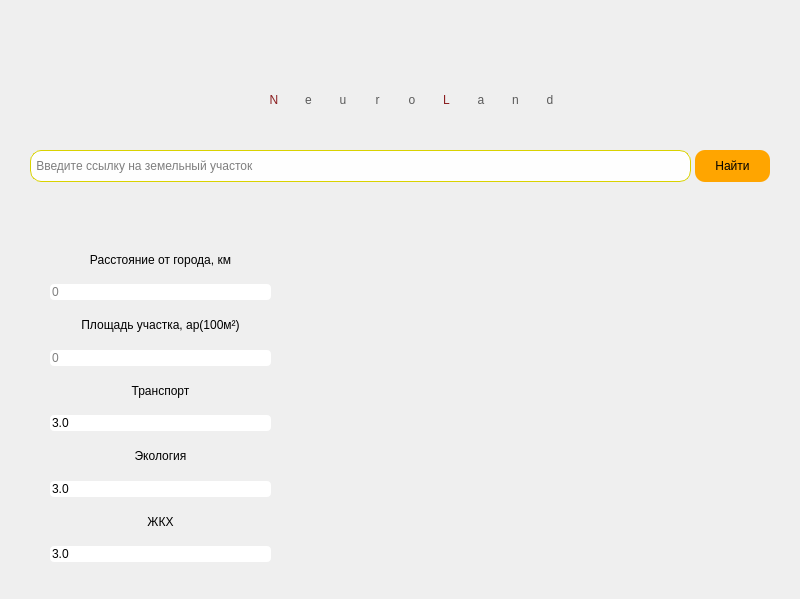
<?xml version="1.0" encoding="UTF-8"?>
<ui version="4.0">
 <class>MainWindow</class>
 <widget class="QMainWindow" name="MainWindow">
  <property name="geometry">
   <rect>
    <x>0</x>
    <y>0</y>
    <width>800</width>
    <height>599</height>
   </rect>
  </property>
  <property name="cursor">
   <cursorShape>ArrowCursor</cursorShape>
  </property>
  <property name="contextMenuPolicy">
   <enum>Qt::DefaultContextMenu</enum>
  </property>
  <property name="acceptDrops">
   <bool>false</bool>
  </property>
  <property name="windowTitle">
   <string>MainWindow</string>
  </property>
  <property name="windowOpacity">
   <double>1.000000000000000</double>
  </property>
  <property name="autoFillBackground">
   <bool>false</bool>
  </property>
  <property name="styleSheet">
   <string notr="true">QMainWindow{
	background-image: url(&quot;C:/Users/isupo/Google Диск/Programming/Python Programming/Python Data Science/NeuroLand/ui/f3.jpg&quot;);
}</string>
  </property>
  <property name="unifiedTitleAndToolBarOnMac">
   <bool>false</bool>
  </property>
  <widget class="QWidget" name="centralwidget">
   <widget class="QLineEdit" name="lineEdit">
    <property name="geometry">
     <rect>
      <x>30</x>
      <y>150</y>
      <width>661</width>
      <height>32</height>
     </rect>
    </property>
    <property name="cursor">
     <cursorShape>IBeamCursor</cursorShape>
    </property>
    <property name="toolTip">
     <string/>
    </property>
    <property name="styleSheet">
     <string notr="true">background-color: rgba(255, 255, 255, 0.95);
font: 75 11pt &quot;MS Shell Dlg 2&quot;;
border-radius: 11px;
border: 1px solid rgb(217, 210, 0);
</string>
    </property>
    <property name="inputMask">
     <string/>
    </property>
    <property name="text">
     <string/>
    </property>
    <property name="frame">
     <bool>false</bool>
    </property>
    <property name="cursorPosition">
     <number>0</number>
    </property>
    <property name="alignment">
     <set>Qt::AlignLeading|Qt::AlignLeft|Qt::AlignVCenter</set>
    </property>
    <property name="placeholderText">
     <string> Введите ссылку на земельный участок</string>
    </property>
    <property name="cursorMoveStyle">
     <enum>Qt::LogicalMoveStyle</enum>
    </property>
    <property name="clearButtonEnabled">
     <bool>true</bool>
    </property>
   </widget>
   <widget class="QLabel" name="label_6">
    <property name="geometry">
     <rect>
      <x>350</x>
      <y>240</y>
      <width>91</width>
      <height>101</height>
     </rect>
    </property>
    <property name="styleSheet">
     <string notr="true">font: 75 25pt &quot;MS Shell Dlg 2&quot;;
color: white;</string>
    </property>
    <property name="text">
     <string/>
    </property>
    <property name="alignment">
     <set>Qt::AlignCenter</set>
    </property>
   </widget>
   <widget class="QWidget" name="verticalLayoutWidget">
    <property name="geometry">
     <rect>
      <x>50</x>
      <y>241</y>
      <width>221</width>
      <height>321</height>
     </rect>
    </property>
    <layout class="QVBoxLayout" name="verticalLayout">
     <item>
      <widget class="QLabel" name="label">
       <property name="styleSheet">
        <string notr="true">font: 75 12pt &quot;MS Shell Dlg 2&quot;;</string>
       </property>
       <property name="text">
        <string>Расстояние от города, км</string>
       </property>
       <property name="alignment">
        <set>Qt::AlignCenter</set>
       </property>
      </widget>
     </item>
     <item>
      <widget class="QLineEdit" name="lineEdit_3">
       <property name="styleSheet">
        <string notr="true">font: 12pt &quot;MS Shell Dlg 2&quot;;
border-radius: 4px;</string>
       </property>
       <property name="placeholderText">
        <string>0</string>
       </property>
      </widget>
     </item>
     <item>
      <widget class="QLabel" name="label_2">
       <property name="styleSheet">
        <string notr="true">font: 75 12pt &quot;MS Shell Dlg 2&quot;;</string>
       </property>
       <property name="text">
        <string>Площадь участка, ар(100м²)</string>
       </property>
       <property name="alignment">
        <set>Qt::AlignCenter</set>
       </property>
      </widget>
     </item>
     <item>
      <widget class="QLineEdit" name="lineEdit_4">
       <property name="styleSheet">
        <string notr="true">font: 12pt &quot;MS Shell Dlg 2&quot;;
border-radius: 4px;</string>
       </property>
       <property name="placeholderText">
        <string>0</string>
       </property>
      </widget>
     </item>
     <item>
      <widget class="QLabel" name="label_3">
       <property name="toolTip">
        <string/>
       </property>
       <property name="styleSheet">
        <string notr="true">font: 75 12pt &quot;MS Shell Dlg 2&quot;;
label-&gt;setToolTip (&quot;Подсказка&quot;);</string>
       </property>
       <property name="text">
        <string>Транспорт</string>
       </property>
       <property name="alignment">
        <set>Qt::AlignCenter</set>
       </property>
      </widget>
     </item>
     <item>
      <widget class="QDoubleSpinBox" name="doubleSpinBox_1">
       <property name="focusPolicy">
        <enum>Qt::WheelFocus</enum>
       </property>
       <property name="styleSheet">
        <string notr="true">font: 12pt &quot;MS Shell Dlg 2&quot;;
border-radius: 4px;</string>
       </property>
       <property name="buttonSymbols">
        <enum>QAbstractSpinBox::NoButtons</enum>
       </property>
       <property name="decimals">
        <number>1</number>
       </property>
       <property name="minimum">
        <double>1.000000000000000</double>
       </property>
       <property name="maximum">
        <double>5.000000000000000</double>
       </property>
       <property name="singleStep">
        <double>0.100000000000000</double>
       </property>
       <property name="value">
        <double>3.000000000000000</double>
       </property>
      </widget>
     </item>
     <item>
      <widget class="QLabel" name="label_4">
       <property name="styleSheet">
        <string notr="true">font: 75 12pt &quot;MS Shell Dlg 2&quot;;</string>
       </property>
       <property name="text">
        <string>Экология</string>
       </property>
       <property name="alignment">
        <set>Qt::AlignCenter</set>
       </property>
      </widget>
     </item>
     <item>
      <widget class="QDoubleSpinBox" name="doubleSpinBox_2">
       <property name="styleSheet">
        <string notr="true">font: 12pt &quot;MS Shell Dlg 2&quot;;
border-radius: 4px;</string>
       </property>
       <property name="buttonSymbols">
        <enum>QAbstractSpinBox::NoButtons</enum>
       </property>
       <property name="decimals">
        <number>1</number>
       </property>
       <property name="minimum">
        <double>1.000000000000000</double>
       </property>
       <property name="maximum">
        <double>5.000000000000000</double>
       </property>
       <property name="singleStep">
        <double>0.100000000000000</double>
       </property>
       <property name="value">
        <double>3.000000000000000</double>
       </property>
      </widget>
     </item>
     <item>
      <widget class="QLabel" name="label_5">
       <property name="styleSheet">
        <string notr="true">font: 75 12pt &quot;MS Shell Dlg 2&quot;;</string>
       </property>
       <property name="text">
        <string>ЖКХ</string>
       </property>
       <property name="alignment">
        <set>Qt::AlignCenter</set>
       </property>
      </widget>
     </item>
     <item>
      <widget class="QDoubleSpinBox" name="doubleSpinBox_3">
       <property name="styleSheet">
        <string notr="true">font: 12pt &quot;MS Shell Dlg 2&quot;;
border-radius: 4px;</string>
       </property>
       <property name="buttonSymbols">
        <enum>QAbstractSpinBox::NoButtons</enum>
       </property>
       <property name="decimals">
        <number>1</number>
       </property>
       <property name="minimum">
        <double>1.000000000000000</double>
       </property>
       <property name="maximum">
        <double>5.000000000000000</double>
       </property>
       <property name="singleStep">
        <double>0.100000000000000</double>
       </property>
       <property name="value">
        <double>3.000000000000000</double>
       </property>
      </widget>
     </item>
    </layout>
   </widget>
   <widget class="QLabel" name="label_8">
    <property name="geometry">
     <rect>
      <x>20</x>
      <y>405</y>
      <width>31</width>
      <height>31</height>
     </rect>
    </property>
    <property name="toolTip">
     <string>&lt;html&gt;&lt;head/&gt;&lt;body&gt;&lt;p&gt;&lt;span style=&quot; font-family:'JetBrains Mono';&quot;&gt;1. Отсутствие общественного транспорта и удаленность от шоссе&lt;br/&gt;2. Непосредсвтенная близость к автомагистрали&lt;br/&gt;3. Наличие остановок общественного транспорта, транпорт ходит в интервале 1 часа&lt;br/&gt;4. Есть все виды транспорта, приезжающих в интервале 15 минут&lt;br/&gt;5. Наличие всех видов транспорта, приезжающих в интервале 5 и менее минут&lt;/span&gt;&lt;/p&gt;&lt;/body&gt;&lt;/html&gt;</string>
    </property>
    <property name="toolTipDuration">
     <number>-1</number>
    </property>
    <property name="styleSheet">
     <string notr="true"/>
    </property>
    <property name="text">
     <string/>
    </property>
    <property name="pixmap">
     <pixmap>qq.png</pixmap>
    </property>
   </widget>
   <widget class="QLabel" name="label_9">
    <property name="geometry">
     <rect>
      <x>20</x>
      <y>474</y>
      <width>31</width>
      <height>21</height>
     </rect>
    </property>
    <property name="toolTip">
     <string>&lt;html&gt;&lt;head/&gt;&lt;body&gt;&lt;p&gt;&lt;span style=&quot; font-family:'JetBrains Mono';&quot;&gt;1. Загрязнённая местность, близость к заводам или к ЭС&lt;br/&gt;2. Наличие субботников, близоть к лесу&lt;br/&gt;3. Небольшое количество загрязнённых участков, наличие мусорных баков&lt;br/&gt;4. Территория не загрязнена, наличие дворников&lt;br/&gt;5. Чистая территория, удалённость от заводов и ЭС, большое количество деревьев и растений&lt;/span&gt;&lt;/p&gt;&lt;/body&gt;&lt;/html&gt;</string>
    </property>
    <property name="styleSheet">
     <string notr="true"/>
    </property>
    <property name="text">
     <string/>
    </property>
    <property name="pixmap">
     <pixmap>qq.png</pixmap>
    </property>
   </widget>
   <widget class="QLabel" name="label_10">
    <property name="geometry">
     <rect>
      <x>20</x>
      <y>540</y>
      <width>31</width>
      <height>21</height>
     </rect>
    </property>
    <property name="toolTip">
     <string>&lt;html&gt;&lt;head/&gt;&lt;body&gt;&lt;p&gt;&lt;span style=&quot; font-family:'JetBrains Mono';&quot;&gt;1. Отсутствие коммуникации&lt;br/&gt;2. Наличие холодной, горячей воды, газа, происходят частые перебои работы (нав ремя отключается горячая вода)&lt;br/&gt;3. Наличие холодной, горячей воды, газа, происходят частые перебои работы, но есть быстрый отклик работников на поломки&lt;br/&gt;4. Присутствует обычные услуги ЖКХ, по типу, уборка двора и его ремонт, наличие мусорных баков, мусоровоза и т.д. &lt;br/&gt;5. Присутствуют все необходимые удобства: происходят собрания жильцов домов, дворники, присутсвует быстрый отклик на поломки и т.д.&lt;/span&gt;&lt;/p&gt;&lt;/body&gt;&lt;/html&gt;</string>
    </property>
    <property name="styleSheet">
     <string notr="true"/>
    </property>
    <property name="text">
     <string/>
    </property>
    <property name="pixmap">
     <pixmap>qq.png</pixmap>
    </property>
   </widget>
   <widget class="QWidget" name="horizontalLayoutWidget">
    <property name="geometry">
     <rect>
      <x>260</x>
      <y>60</y>
      <width>304</width>
      <height>80</height>
     </rect>
    </property>
    <layout class="QHBoxLayout" name="horizontalLayout">
     <item>
      <widget class="QLabel" name="label_11">
       <property name="styleSheet">
        <string notr="true">font: 75 40pt &quot;MS Shell Dlg 2&quot;;
color: rgb(139, 30, 32);</string>
       </property>
       <property name="text">
        <string>N</string>
       </property>
       <property name="alignment">
        <set>Qt::AlignCenter</set>
       </property>
      </widget>
     </item>
     <item>
      <widget class="QLabel" name="label_12">
       <property name="styleSheet">
        <string notr="true">font: 75 40pt &quot;MS Shell Dlg 2&quot;;
color: rgb(90, 90, 90);</string>
       </property>
       <property name="text">
        <string>e</string>
       </property>
       <property name="alignment">
        <set>Qt::AlignCenter</set>
       </property>
      </widget>
     </item>
     <item>
      <widget class="QLabel" name="label_13">
       <property name="styleSheet">
        <string notr="true">font: 75 40pt &quot;MS Shell Dlg 2&quot;;
color: rgb(90, 90, 90);</string>
       </property>
       <property name="text">
        <string>u</string>
       </property>
       <property name="alignment">
        <set>Qt::AlignCenter</set>
       </property>
      </widget>
     </item>
     <item>
      <widget class="QLabel" name="label_14">
       <property name="styleSheet">
        <string notr="true">font: 75 40pt &quot;MS Shell Dlg 2&quot;;
color: rgb(90, 90, 90);</string>
       </property>
       <property name="text">
        <string>r</string>
       </property>
       <property name="alignment">
        <set>Qt::AlignCenter</set>
       </property>
      </widget>
     </item>
     <item>
      <widget class="QLabel" name="label_15">
       <property name="styleSheet">
        <string notr="true">font: 75 40pt &quot;MS Shell Dlg 2&quot;;
color: rgb(90, 90, 90);</string>
       </property>
       <property name="text">
        <string>o</string>
       </property>
       <property name="alignment">
        <set>Qt::AlignCenter</set>
       </property>
      </widget>
     </item>
     <item>
      <widget class="QLabel" name="label_16">
       <property name="styleSheet">
        <string notr="true">font: 75 40pt &quot;MS Shell Dlg 2&quot;;
color: rgb(139, 30, 32);</string>
       </property>
       <property name="text">
        <string>L</string>
       </property>
       <property name="alignment">
        <set>Qt::AlignCenter</set>
       </property>
      </widget>
     </item>
     <item>
      <widget class="QLabel" name="label_17">
       <property name="styleSheet">
        <string notr="true">font: 75 40pt &quot;MS Shell Dlg 2&quot;;
color: rgb(90, 90, 90);</string>
       </property>
       <property name="text">
        <string>a</string>
       </property>
       <property name="alignment">
        <set>Qt::AlignCenter</set>
       </property>
      </widget>
     </item>
     <item>
      <widget class="QLabel" name="label_18">
       <property name="styleSheet">
        <string notr="true">font: 75 40pt &quot;MS Shell Dlg 2&quot;;
color: rgb(90, 90, 90);</string>
       </property>
       <property name="text">
        <string>n</string>
       </property>
       <property name="alignment">
        <set>Qt::AlignCenter</set>
       </property>
      </widget>
     </item>
     <item>
      <widget class="QLabel" name="label_19">
       <property name="styleSheet">
        <string notr="true">font: 75 40pt &quot;MS Shell Dlg 2&quot;;
color: rgb(90, 90, 90);</string>
       </property>
       <property name="text">
        <string>d</string>
       </property>
       <property name="alignment">
        <set>Qt::AlignCenter</set>
       </property>
      </widget>
     </item>
    </layout>
   </widget>
   <widget class="QPushButton" name="find_button">
    <property name="geometry">
     <rect>
      <x>695</x>
      <y>150</y>
      <width>75</width>
      <height>32</height>
     </rect>
    </property>
    <property name="styleSheet">
     <string notr="true">QPushButton{
	background-color: orange;
	border-radius: 10px;
	font: 75 13pt &quot;MS Shell Dlg 2&quot;;
}
QPushButton:hover{
	background-color: #f90;
}
QPushButton:pressed{
	background-color: #ed9121;
}
</string>
    </property>
    <property name="text">
     <string>Найти</string>
    </property>
   </widget>
   <widget class="QLabel" name="result">
    <property name="geometry">
     <rect>
      <x>450</x>
      <y>240</y>
      <width>341</width>
      <height>101</height>
     </rect>
    </property>
    <property name="styleSheet">
     <string notr="true">font: 100 44pt &quot;MS Shell Dlg 2&quot;;
background-color: rgba(0, 0, 0, 0);
color: white;</string>
    </property>
    <property name="text">
     <string/>
    </property>
    <property name="alignment">
     <set>Qt::AlignLeading|Qt::AlignLeft|Qt::AlignVCenter</set>
    </property>
   </widget>
   <widget class="QLabel" name="website_cost">
    <property name="geometry">
     <rect>
      <x>350</x>
      <y>360</y>
      <width>441</width>
      <height>71</height>
     </rect>
    </property>
    <property name="styleSheet">
     <string notr="true">font: 75 20pt &quot;MS Shell Dlg 2&quot;;
color: white;</string>
    </property>
    <property name="text">
     <string/>
    </property>
   </widget>
  </widget>
  <action name="actionAdvenced_Mode">
   <property name="text">
    <string>Advenced Mode</string>
   </property>
  </action>
 </widget>
 <resources>
  <include location="Resours.qrc"/>
 </resources>
 <connections/>
</ui>
